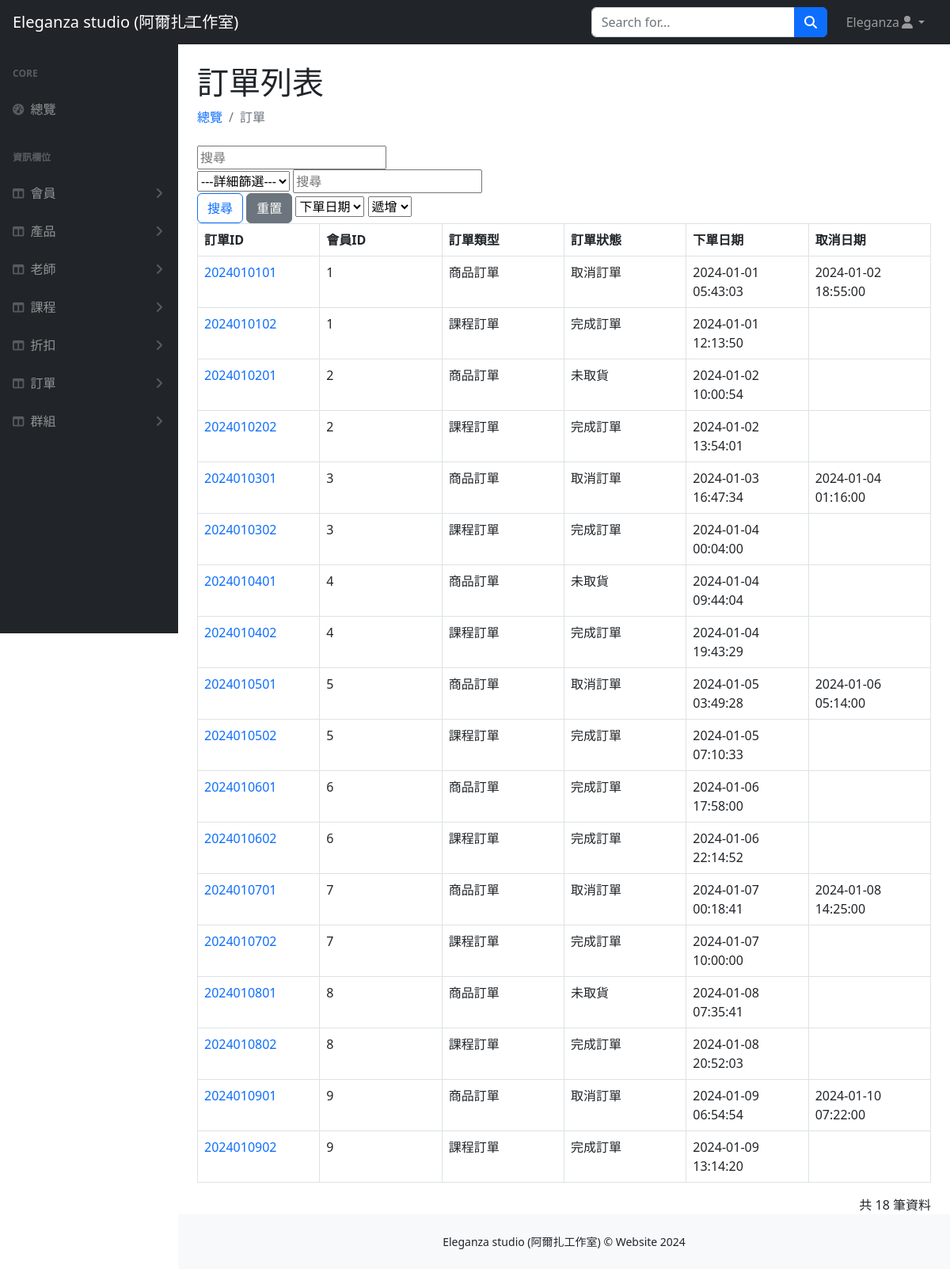
The page /orders/orders.php (signed in) on the database its author committed.
### tables this page shows
CREATE TABLE `order` (
  `order_id` int(13) NOT NULL,
  `user_id` int(3) NOT NULL,
  `status` varchar(4) NOT NULL,
  `order_date` datetime NOT NULL,
  `cancel_date` datetime DEFAULT NULL,
  `product_type` varchar(5) DEFAULT NULL
);

### orders/orders.php (the view, shortened to what this page needs)
<?php
require_once("../db_connect.php");
$search = isset($_GET["search"]) ? $_GET["search"] : "";
$filterValue = isset($_GET["filterValue"]) ? $_GET["filterValue"] : "";
$orderBy = isset($_GET["orderBy"]) ? $_GET["orderBy"] : "order_date";
$orderDirection = isset($_GET["orderDirection"]) ? $_GET["orderDirection"] : "asc";
$filterClause = "";
$sql = "SELECT * FROM `order` WHERE
        (order_id LIKE '%$search%' OR
        user_id LIKE '%$search%' OR
        `status` LIKE '%$search%' OR
        product_type LIKE '%$search%' OR
        order_date LIKE '%$search%' OR
        cancel_date LIKE '%$search%')
        $filterClause
        ORDER BY $orderBy $orderDirection";
$result = $conn->query($sql);
$userCount = $result->num_rows;
?>
<!DOCTYPE html>
<html lang="en">
<head>
    <link href="https://cdn.jsdelivr.net/npm/simple-datatables@7.1.2/dist/style.min.css" rel="stylesheet" />
    <link href="../css/styles.css" rel="stylesheet" />
</head>
<body class="sb-nav-fixed">
    <nav class="sb-topnav navbar navbar-expand navbar-dark bg-dark">
        <a class="navbar-brand ps-3" href="../index.php">Eleganza studio (阿爾扎工作室)</a>
        <button class="hidden btn btn-link btn-sm order-1 order-lg-0 me-4 me-lg-0" id="sidebarToggle" href="#!"><i class="fas fa-bars"></i></button>
        <form class="d-none d-md-inline-block form-inline ms-auto me-0 me-md-3 my-2 my-md-0">
            <div class="input-group">
                <input class="form-control" type="text" placeholder="Search for..." aria-label="Search for..." aria-describedby="btnNavbarSearch" />
                <button class="btn btn-primary" id="btnNavbarSearch" type="button"><i class="fas fa-search"></i></button>
            </div>
        </form>
        <ul class="navbar-nav ms-auto ms-md-0 me-3 me-lg-4">
            <li class="nav-item dropdown">
                <a class="nav-link dropdown-toggle" id="navbarDropdown" href="#" role="button" data-bs-toggle="dropdown" aria-expanded="false"><?= $_SESSION["user"]["name"] ?><i class="fas fa-user fa-fw"></i></a>
            </li>
        </ul>
    </nav>
    <div id="layoutSidenav">
        <div id="layoutSidenav_nav">
            <nav class="sb-sidenav accordion sb-sidenav-dark" id="sidenavAccordion">
                <div class="sb-sidenav-menu">
                    <div class="nav">
                        <div class="sb-sidenav-menu-heading">Core</div>
                        <a class="nav-link" href="../index.php">
                            <div class="sb-nav-link-icon"><i class="fas fa-tachometer-alt"></i></div>
                            總覽
                        </a>
                        <div class="sb-sidenav-menu-heading">資訊欄位</div>
                        <a class="nav-link collapsed" href="#" data-bs-toggle="collapse" data-bs-target="#users" aria-expanded="false" aria-controls="collapseLayouts">
                            <div class="sb-nav-link-icon"><i class="fas fa-columns"></i></div>
                            會員
                            <div class="sb-sidenav-collapse-arrow"><i class="fas fa-angle-down"></i></div>
                        </a>
                        <a class="nav-link collapsed" href="#" data-bs-toggle="collapse" data-bs-target="#products" aria-expanded="false" aria-controls="collapseLayouts">
                            <div class="sb-nav-link-icon"><i class="fas fa-columns"></i></div>
                            產品
                            <div class="sb-sidenav-collapse-arrow"><i class="fas fa-angle-down"></i></div>
                        </a>
                        <a class="nav-link collapsed" href="#" data-bs-toggle="collapse" data-bs-target="#teacher" aria-expanded="false" aria-controls="courses">
                            <div class="sb-nav-link-icon"><i class="fas fa-columns"></i></div>
                            老師
                            <div class="sb-sidenav-collapse-arrow"><i class="fas fa-angle-down"></i></div>
                        </a>
                        <a class="nav-link collapsed" href="#" data-bs-toggle="collapse" data-bs-target="#courses" aria-expanded="false" aria-controls="courses">
                            <div class="sb-nav-link-icon"><i class="fas fa-columns"></i></div>
                            課程
                            <div class="sb-sidenav-collapse-arrow"><i class="fas fa-angle-down"></i></div>
                        </a>
                        <a class="nav-link collapsed" href="#" data-bs-toggle="collapse" data-bs-target="#discounts" aria-expanded="false" aria-controls="collapseLayouts">
                            <div class="sb-nav-link-icon"><i class="fas fa-columns"></i></div>
                            折扣
                            <div class="sb-sidenav-collapse-arrow"><i class="fas fa-angle-down"></i></div>
                        </a>
                        <a class="nav-link collapsed" href="#" data-bs-toggle="collapse" data-bs-target="#orders" aria-expanded="false" aria-controls="collapseLayouts">
                            <div class="sb-nav-link-icon"><i class="fas fa-columns"></i></div>
                            訂單
                            <div class="sb-sidenav-collapse-arrow"><i class="fas fa-angle-down"></i></div>
                        </a>
                        <a class="nav-link collapsed" href="#" data-bs-toggle="collapse" data-bs-target="#groups" aria-expanded="false" aria-controls="groups">
                            <div class="sb-nav-link-icon"><i class="fas fa-columns"></i></div>
                            群組
                            <div class="sb-sidenav-collapse-arrow"><i class="fas fa-angle-down"></i></div>
                        </a>
                    </div>
                </div>
            </nav>
        </div>
        <div id="layoutSidenav_content">
            <main>
                <div class="container-fluid px-4">
                    <h1 class="mt-4">訂單列表</h1>
                    <ol class="breadcrumb mb-4">
                        <li class="breadcrumb-item"><a class="nav-link link-primary" href="../index.php">總覽</a></li>
                        <li class="breadcrumb-item active">訂單</li>
                    </ol>
                    <form action="" method="GET">
                        <div>
                            <input type="search" class="col" placeholder="搜尋" aria-label="就是搜尋" aria-describedby="button-addon2" name="search" value="<?= htmlspecialchars($search) ?>">
                        </div>
                        <div>
                            <select name="filterBy">
                                <option value="all">---詳細篩選---</option>
                            </select>
                            <input type="text" name="filterValue" placeholder="搜尋" value="<?= htmlspecialchars($filterValue) ?>">
                        </div>
                        <div>
                            <button type="submit" id="button-addon2" class="btn btn-outline-primary">搜尋</button>
                            <button type="submit" name="reset" class="btn btn-secondary">重置</button>
                            <select class="" name="orderBy">
                                <option value="order_date" <?= ($orderBy == "order_date") ? "selected" : "" ?>>下單日期</option>
                            </select>
                            <select class="" name="orderDirection">
                                <option value="asc" <?= ($orderDirection == "asc") ? "selected" : "" ?>>遞增</option>
                            </select>
                        </div>
                    </form>
                    <table class="datatable-table" id="order">
                        <thead>
                            <tr>
                                <th data-sortable="true" style="width:15%;" style="width: 15.004840271055178%;">
                                    <a href="#">
                                        訂單ID
                                    </a>
                                </th>
                                <th data-sortable="true" style="width:15%;" style="width: 15.004840271055178%;">
                                    <a href="#">
                                        會員ID
                                    </a>
                                </th>
                                <th data-sortable="true" style="width:15%;" style="width: 15.004840271055178%;">
                                    <a href="#">
                                        訂單類型
                                    </a>
                                </th>
                                <th data-sortable="true" style="width:15%;" style="width: 15.004840271055178%;">
                                    <a href="#">
                                        訂單狀態
                                    </a>
                                </th>
                                <th data-sortable="true" style="width:15%;" style="width: 15.004840271055178%;">
                                    <a href="#">
                                        下單日期
                                    </a>
                                </th>
                                <th data-sortable="true" style="width:15%;" style="width: 15.004840271055178%;">
                                    <a href="#">
                                        取消日期
                                    </a>
                                </th>
                            </tr>
                        </thead>
                        <tbody>
                            <?php
                            $rows = $result->fetch_all(MYSQLI_ASSOC);
                            foreach ($rows as $user) :
                            ?>
                                <tr>
                                    <td><a class="nav-link link-primary" href="order_detail.php?order_id=<?= $user["order_id"] ?>"><?= $user["order_id"] ?></a></td>
                                    <td><?= $user["user_id"] ?></td>
                                    <td><?= $user["product_type"] ?></td>
                                    <td><?= $user["status"] ?></td>
                                    <td><?= $user["order_date"] ?></td>
                                    <td><?= $user["cancel_date"] ?></td>
                                </tr>
                            <?php endforeach; ?>
                        </tbody>
                    </table>
                    <div class="datatable-bottom">
                        <div class="datatable-primary">
                            共 <?= $userCount ?> 筆資料
                        </div>
                    </div>
                </div>
            </main>
            <footer class="py-4 bg-light mt-auto">
                <div class="container-fluid px-4">
                    <div class="d-flex align-items-center justify-content-center small">
                        <div class="">Eleganza studio (阿爾扎工作室) &copy; Website 2024</div>
                    </div>
                </div>
            </footer>
        </div>
    </div>
</body>
</html>

### css/css.php (style rules this page uses)
a { text-wrap: nowrap; }

### rows shown on the page
order: order_id "2024010101", user "1", product_type "商品訂單", status "取消訂單", order_date "2024-01-01 05:43:03", cancel_date "2024-01-02 18:55:00"
order: order_id "2024010102", user "1", product_type "課程訂單", status "完成訂單", order_date "2024-01-01 12:13:50"
order: order_id "2024010201", user "2", product_type "商品訂單", status "未取貨", order_date "2024-01-02 10:00:54"
order: order_id "2024010202", user "2", product_type "課程訂單", status "完成訂單", order_date "2024-01-02 13:54:01"
order: order_id "2024010301", user "3", product_type "商品訂單", status "取消訂單", order_date "2024-01-03 16:47:34", cancel_date "2024-01-04 01:16:00"
order: order_id "2024010302", user "3", product_type "課程訂單", status "完成訂單", order_date "2024-01-04 00:04:00"
order: order_id "2024010401", user "4", product_type "商品訂單", status "未取貨", order_date "2024-01-04 09:44:04"
order: order_id "2024010402", user "4", product_type "課程訂單", status "完成訂單", order_date "2024-01-04 19:43:29"
order: order_id "2024010501", user "5", product_type "商品訂單", status "取消訂單", order_date "2024-01-05 03:49:28", cancel_date "2024-01-06 05:14:00"
order: order_id "2024010502", user "5", product_type "課程訂單", status "完成訂單", order_date "2024-01-05 07:10:33"
order: order_id "2024010601", user "6", product_type "商品訂單", status "完成訂單", order_date "2024-01-06 17:58:00"
order: order_id "2024010602", user "6", product_type "課程訂單", status "完成訂單", order_date "2024-01-06 22:14:52"
order: order_id "2024010701", user "7", product_type "商品訂單", status "取消訂單", order_date "2024-01-07 00:18:41", cancel_date "2024-01-08 14:25:00"
order: order_id "2024010702", user "7", product_type "課程訂單", status "完成訂單", order_date "2024-01-07 10:00:00"
order: order_id "2024010801", user "8", product_type "商品訂單", status "未取貨", order_date "2024-01-08 07:35:41"
order: order_id "2024010802", user "8", product_type "課程訂單", status "完成訂單", order_date "2024-01-08 20:52:03"
order: order_id "2024010901", user "9", product_type "商品訂單", status "取消訂單", order_date "2024-01-09 06:54:54", cancel_date "2024-01-10 07:22:00"
order: order_id "2024010902", user "9", product_type "課程訂單", status "完成訂單", order_date "2024-01-09 13:14:20"

### other values the page prints
$_SESSION["user"]["name"] "Eleganza"
$userCount "18"
